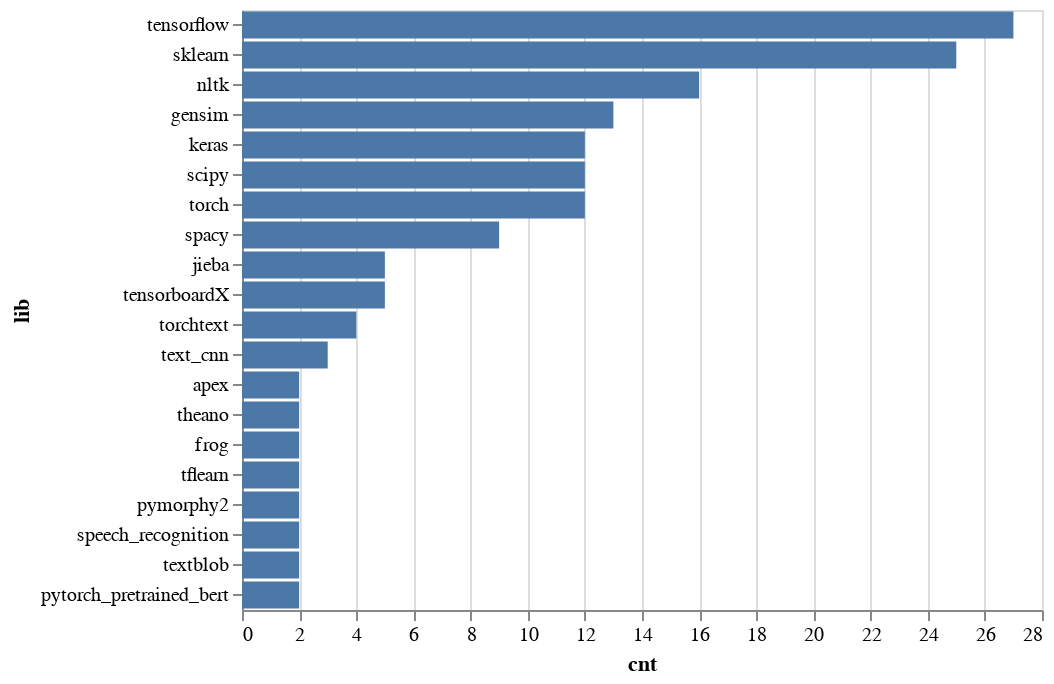

This figure's notebook cell:
### Code cell
alt.Chart(nlp_df).mark_bar().encode(
    x = 'cnt',
    y = alt.Y('lib', sort=alt.EncodingSortField(order="descending")),
)

### Figure 1 — Vega-Lite specification as saved in the notebook (floating-point values rounded to 4 significant figures)
{"$schema": "https://vega.github.io/schema/vega-lite/v3.4.0.json", "config": {"mark": {"tooltip": null}, "view": {"height": 300, "width": 400}}, "data": {"name": "data-ea75cf4120dccad79011829ca3ef6d01"}, "datasets": {"data-ea75cf4120dccad79011829ca3ef6d01": [{"cnt": 27, "lib": "tensorflow"}, {"cnt": 25, "lib": "sklearn"}, {"cnt": 16, "lib": "nltk"}, {"cnt": 13, "lib": "gensim"}, {"cnt": 12, "lib": "keras"}, {"cnt": 12, "lib": "scipy"}, {"cnt": 12, "lib": "torch"}, {"cnt": 9, "lib": "spacy"}, {"cnt": 5, "lib": "jieba"}, {"cnt": 5, "lib": "tensorboardX"}, {"cnt": 4, "lib": "torchtext"}, {"cnt": 3, "lib": "text_cnn"}, {"cnt": 2, "lib": "apex"}, {"cnt": 2, "lib": "theano"}, {"cnt": 2, "lib": "frog"}, {"cnt": 2, "lib": "tflearn"}, {"cnt": 2, "lib": "pymorphy2"}, {"cnt": 2, "lib": "speech_recognition"}, {"cnt": 2, "lib": "textblob"}, {"cnt": 2, "lib": "pytorch_pretrained_bert"}]}, "encoding": {"x": {"field": "cnt", "type": "quantitative"}, "y": {"field": "lib", "sort": {"order": "descending"}, "type": "nominal"}}, "mark": "bar"}
